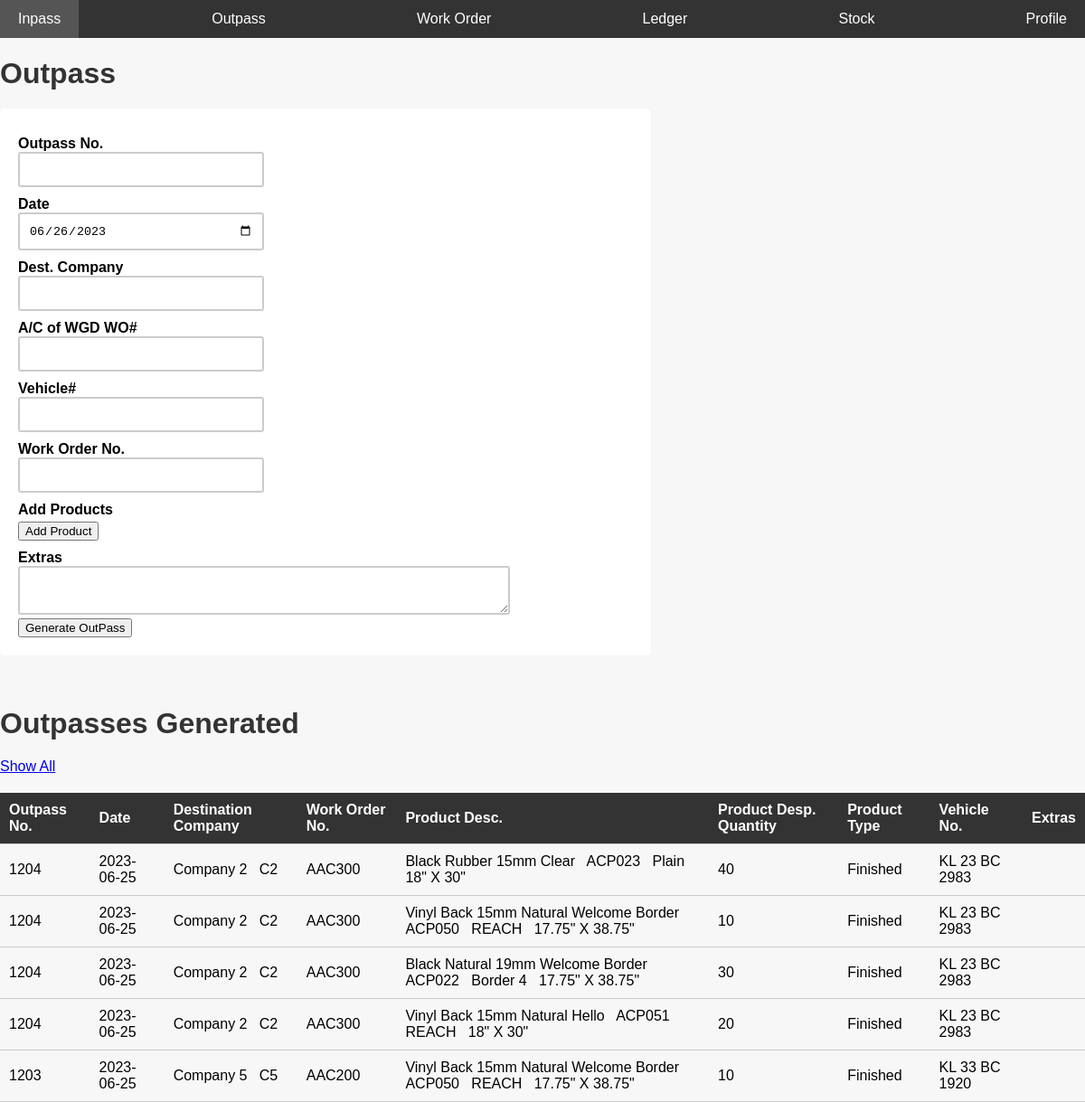
/outpass.php, run on the app's committed database.
### tables this page shows
CREATE TABLE IF NOT EXISTS `outpass` (
  `no` int NOT NULL AUTO_INCREMENT,
  `date` date NOT NULL,
  `work_order_no` varchar(25) NOT NULL,
  `dest` varchar(125) NOT NULL,
  `woc` varchar(125) NOT NULL,
  `vehicleno` varchar(50) NOT NULL,
  `extras` varchar(125) NOT NULL,
  `invoice_no` varchar(20) NOT NULL DEFAULT 'Not Generated',
  `type` varchar(10) NOT NULL DEFAULT 'outpass',
  `timestamp` timestamp NOT NULL DEFAULT CURRENT_TIMESTAMP,
  PRIMARY KEY (`no`)
);

CREATE TABLE IF NOT EXISTS `outpass_products` (
  `outpass_no` int NOT NULL,
  `product_type` varchar(15) NOT NULL DEFAULT 'finished',
  `product_name` varchar(50) NOT NULL,
  `work_order` varchar(25) NOT NULL,
  `product_code` varchar(25) NOT NULL DEFAULT 'AAC(code)',
  `product_design` varchar(50) NOT NULL,
  `product_size` varchar(25) NOT NULL,
  `product_qty` int NOT NULL
);

### outpass.php (the view, shortened to what this page needs)
<?php
include 'conn.php';
include 'nav.php';
?>
<?php
$sql4 = "select * from outpass,outpass_products where outpass.no = outpass_products.outpass_no ORDER BY timestamp DESC LIMIT 5";
$retval4 = mysqli_query($conn, $sql4);
?>
<html>
<link rel="stylesheet" href="css/outpass.css">
<html>
<head>
</head>
<body>
    <div>
        <div class="formdiv">
            <h1>Outpass</h1>
            <form name="op" method="post" action="">
                <label for="opno">Outpass No.</label>
                <input type="text" required name="opno"> <br>
                <label for="date">Date</label>
                <input type="date" required name="date" id="today_date"> <br>
                <label for="dest_name">Dest. Company</label>
                <input list="companylist" required type="text" id="dest_name" name="dest_name"> <br>
                <label for="woc">A/C of WGD WO#</label>
                <input type="text" required name="woc" id="company_code"> <br>
                <label for="vehicle">Vehicle#</label>
                <input list="vehiclelist" required type="text" name="vehicle">
                 <br>
                <label for="work_order">Work Order No.</label>
                <input type="text" list="wnolist" required name="work_order" class="work_order">
                 <br>
                <label>Add Products</label>
                <div class="divider1"></div>
                <button type="button" id="add_product_field">Add Product</button> <br>
                <label for="extras">Extras</label>
                <textarea name="extras"></textarea> <br>
                <button type="submit" name="op">Generate OutPass</button>
            </form>
        </div>
        <br><br>
    </div>
    <div>
        <h1>Outpasses Generated</h1>
        <a href="outpassshowall.php?f=0" target="_blank">Show All</a>
        <table style="border-spacing: 30px;">
            <thead>
                <th>
                    Outpass No.
                </th>
                <th>
                    Date
                </th>
                <th>
                    Destination Company
                </th>
                <th>
                    Work Order No.
                </th>
                <th>
                    Product Desc.
                </th>
                <th>
                    Product Desp. Quantity
                </th>
                <th>
                    Product Type
                </th>
                <th>
                    Vehicle No.
                </th>
                <th>
                    Extras
                </th>
            </thead>
            <tbody>
                <tr>
                    <?php
                    while ($row = $retval4->fetch_assoc()) {
                        if (!empty($row)) {
                            echo "
                    <tr>
                    <td>
                    {$row['no']}
                    </td>
                    <td>
                    {$row['date']}
                    </td>
                    <td>
                    {$row['dest']}
                    &nbsp;
                    {$row['woc']}
                    </td>
                    <td>
                    {$row['work_order']}
                    </td>
                    <td>
                    {$row['product_name']}
                    &nbsp;
                    {$row['product_code']}
                    &nbsp;
                    {$row['product_design']}
                    &nbsp;
                    {$row['product_size']}
                    </td>
                    <td>
                    {$row['product_qty']}
                    </td>
                    <td>
                    {$row['product_type']}
                    </td>
                    <td>
                    {$row['vehicleno']}
                    </td>
                    <td>
                    {$row['extras']}
                    </td>
                    </tr>
                    ";
                        }
                    }
                    ?>
                </tr>
            </tbody>
        </table>
    </div>
</body>
</html>

### nav.php (shortened to what this page needs)
<!DOCTYPE html>
<html>
<head>
</head>
<body>
    <div id="nav">
        <ul id="navul">
            <li id="navli"><a href="inpass.php">Inpass</a></li>
            <li id="navli"><a href="outpass.php">Outpass</a></li>
            <li id="navli"><a href="workorder.php">Work Order</a></li>
            <li id="navli"><a href="ledger.php?f=0">Ledger</a></li>
            <li id="navli"><a href="stock.php?f=0">Stock</a></li>
            <li id="navli"><a href="profile.php">Profile</a></li>
        </ul>
    </div>
</body>
</html>

### css/outpass.css (style rules this page uses)
body { font-family: Arial, sans-serif; background-color: #f7f7f7; margin: 0; }
h1 { color: #333; margin-bottom: 20px; }
form { background-color: #fff; padding: 20px; border-radius: 5px; }
label { font-weight: bold; display: block; margin-top: 10px; }
input, input[type="text"], input[type="date"], textarea { width: 40%; padding: 10px; border: 2px solid #ccc; border-radius: 3px; box-sizing: border-box; }
table { width: 100%; border-collapse: collapse; margin-top: 20px; }
th, td { padding: 10px; border-bottom: 1px solid #ccc; text-align: left; }
th { background-color: #333; color: #fff; }
.product_field input, textarea { width: 80%; }
.divider1 { height: 4px; }
.formdiv { width: 60%; }

### nav.php (style rules this page uses)
body { margin: 0; padding: 0; font-family: Arial, sans-serif; }
#nav { background-color: #333; }
#navul { list-style-type: none; margin: 0; padding: 0; display: flex; justify-content: space-between; align-items: center; }
#navli { margin: 0; }
#navli a { display: block; text-decoration: none; padding: 12px 20px; color: #fff; font-size: 16px; transition: background-color 0.3s; }

### data on the page
outpass: no "1204", date "2023-06-25", dest "Company 2", woc "C2", outpass_products.work_order "AAC300", outpass_products.product_name "Black Rubber 15mm Clear", outpass_products.product_code "ACP023", outpass_products.product_design "Plain", outpass_products.product_size "18\" X 30\"", outpass_products.product_qty "40", outpass_products.product_type "Finished", vehicleno "KL 23 BC 2983", outpass_products.product_name "Vinyl Back 15mm Natural Welcome Border", outpass_products.product_code "ACP050", outpass_products.product_design "REACH", outpass_products.product_size "17.75\" X 38.75\"", outpass_products.product_qty "10", outpass_products.product_name "Black Natural 19mm Welcome Border", outpass_products.product_code "ACP022", outpass_products.product_design "Border 4", outpass_products.product_qty "30", outpass_products.product_name "Vinyl Back 15mm Natural Hello", outpass_products.product_code "ACP051", outpass_products.product_qty "20"
outpass: no "1203", date "2023-06-25", dest "Company 5", woc "C5", outpass_products.work_order "AAC200", outpass_products.product_name "Vinyl Back 15mm Natural Welcome Border", outpass_products.product_code "ACP050", outpass_products.product_design "REACH", outpass_products.product_size "17.75\" X 38.75\"", outpass_products.product_qty "10", outpass_products.product_type "Finished", vehicleno "KL 33 BC 1920"
